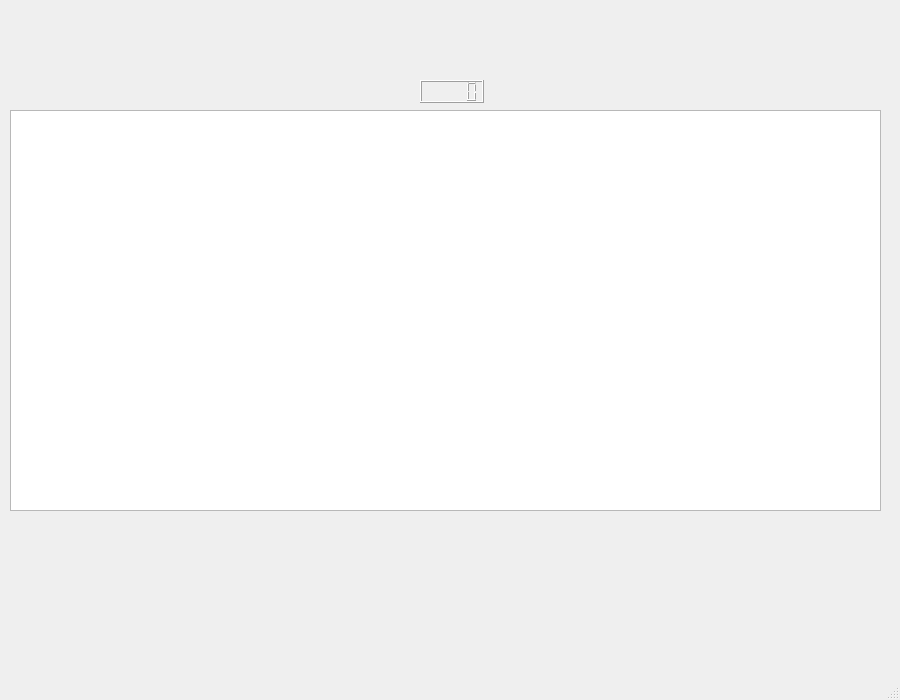
<?xml version="1.0" encoding="UTF-8"?>
<ui version="4.0">
 <class>MainWindow</class>
 <widget class="QMainWindow" name="MainWindow">
  <property name="geometry">
   <rect>
    <x>0</x>
    <y>0</y>
    <width>900</width>
    <height>700</height>
   </rect>
  </property>
  <property name="windowTitle">
   <string>MainWindow</string>
  </property>
  <widget class="QWidget" name="centralwidget">
   <widget class="QGraphicsView" name="graphicsView">
    <property name="geometry">
     <rect>
      <x>10</x>
      <y>110</y>
      <width>871</width>
      <height>401</height>
     </rect>
    </property>
   </widget>
   <widget class="QLCDNumber" name="lcdNumber">
    <property name="geometry">
     <rect>
      <x>420</x>
      <y>80</y>
      <width>64</width>
      <height>23</height>
     </rect>
    </property>
   </widget>
  </widget>
  <widget class="QMenuBar" name="menubar">
   <property name="geometry">
    <rect>
     <x>0</x>
     <y>0</y>
     <width>900</width>
     <height>21</height>
    </rect>
   </property>
  </widget>
  <widget class="QStatusBar" name="statusbar"/>
 </widget>
 <resources/>
 <connections/>
</ui>
